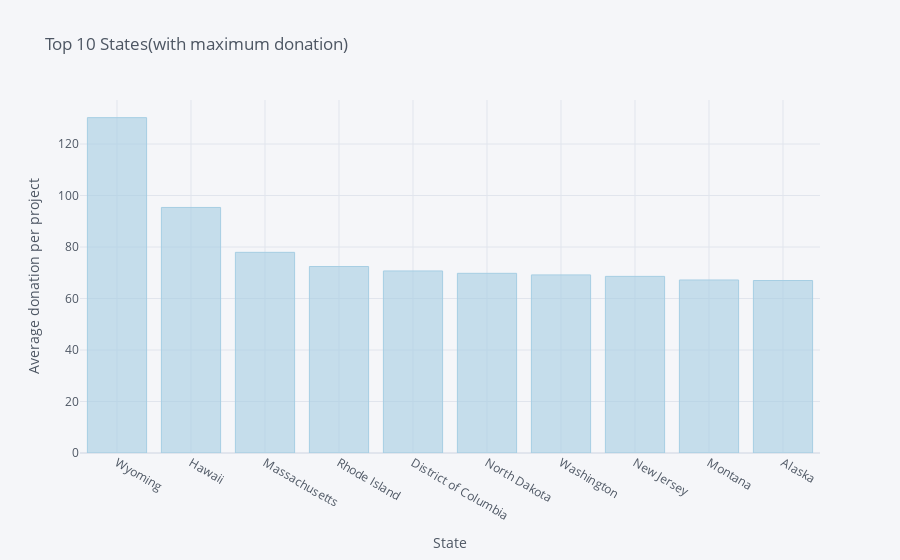

Notebook cell for this chart:
### Code cell
s2.iplot(kind = 'bar', xTitle = 'State', yTitle = 'Average donation per project', 
        title = 'Top 10 States(with maximum donation)' , colorscale = 'paired')

### Figure 1 — Plotly figure (JSON) as saved in the notebook; plotly's stock layout.template omitted (floating-point values rounded to 4 significant figures)
{"data": [{"marker": {"color": "rgba(166, 206, 227, 0.6)", "line": {"color": "rgba(166, 206, 227, 1.0)", "width": 1}}, "name": "Donation Amount", "orientation": "v", "text": "", "type": "bar", "x": ["Wyoming", "Hawaii", "Massachusetts", "Rhode Island", "District of Columbia", "North Dakota", "Washington", "New Jersey", "Montana", "Alaska"], "y": [130.2, 95.36, 77.93, 72.43, 70.69, 69.78, 69.16, 68.59, 67.19, 66.99]}], "layout": {"autosize": true, "legend": {"bgcolor": "#F5F6F9", "font": {"color": "#4D5663"}}, "paper_bgcolor": "#F5F6F9", "plot_bgcolor": "#F5F6F9", "title": {"font": {"color": "#4D5663"}, "text": "Top 10 States(with maximum donation)"}, "xaxis": {"autorange": true, "gridcolor": "#E1E5ED", "range": [-0.5, 9.5], "showgrid": true, "tickfont": {"color": "#4D5663"}, "title": {"font": {"color": "#4D5663"}, "text": "State"}, "type": "category", "zerolinecolor": "#E1E5ED"}, "yaxis": {"autorange": true, "gridcolor": "#E1E5ED", "range": [0, 137.1], "showgrid": true, "tickfont": {"color": "#4D5663"}, "title": {"font": {"color": "#4D5663"}, "text": "Average donation per project"}, "type": "linear", "zerolinecolor": "#E1E5ED"}}}
